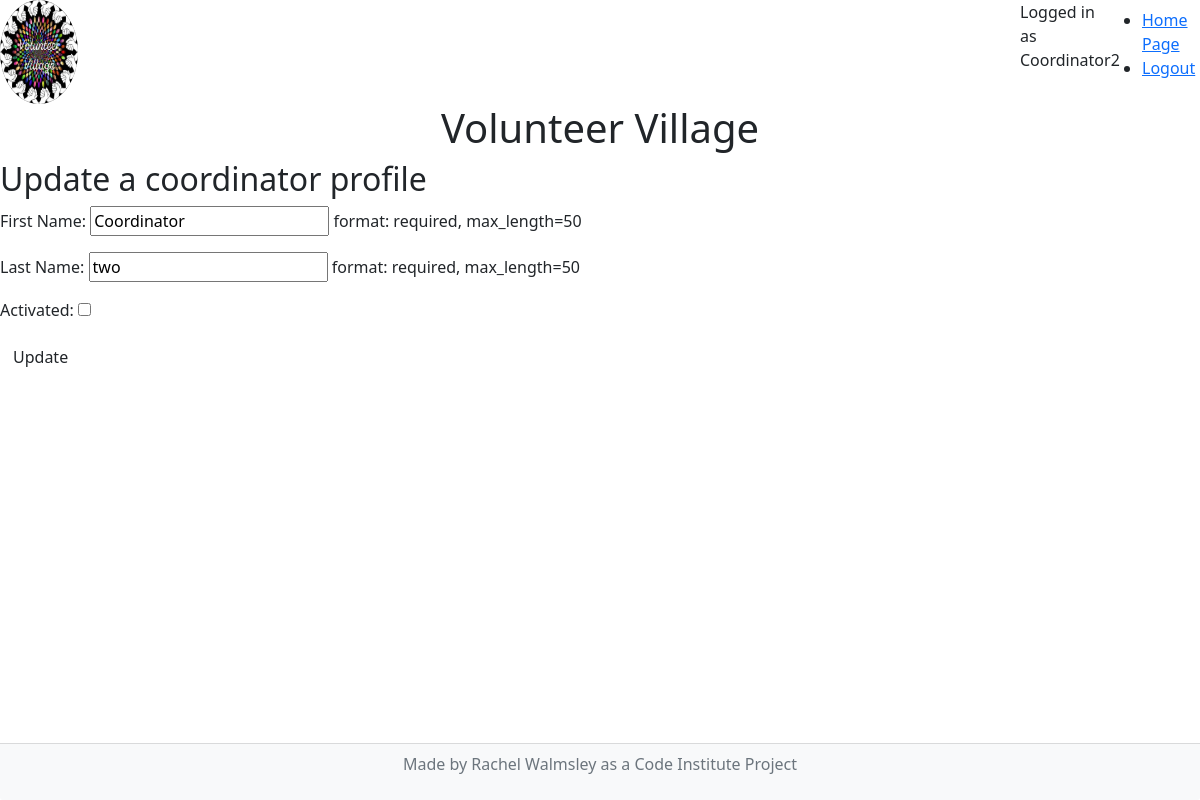
The app's page /coordinator/update_profile/5 (signed in), older data.
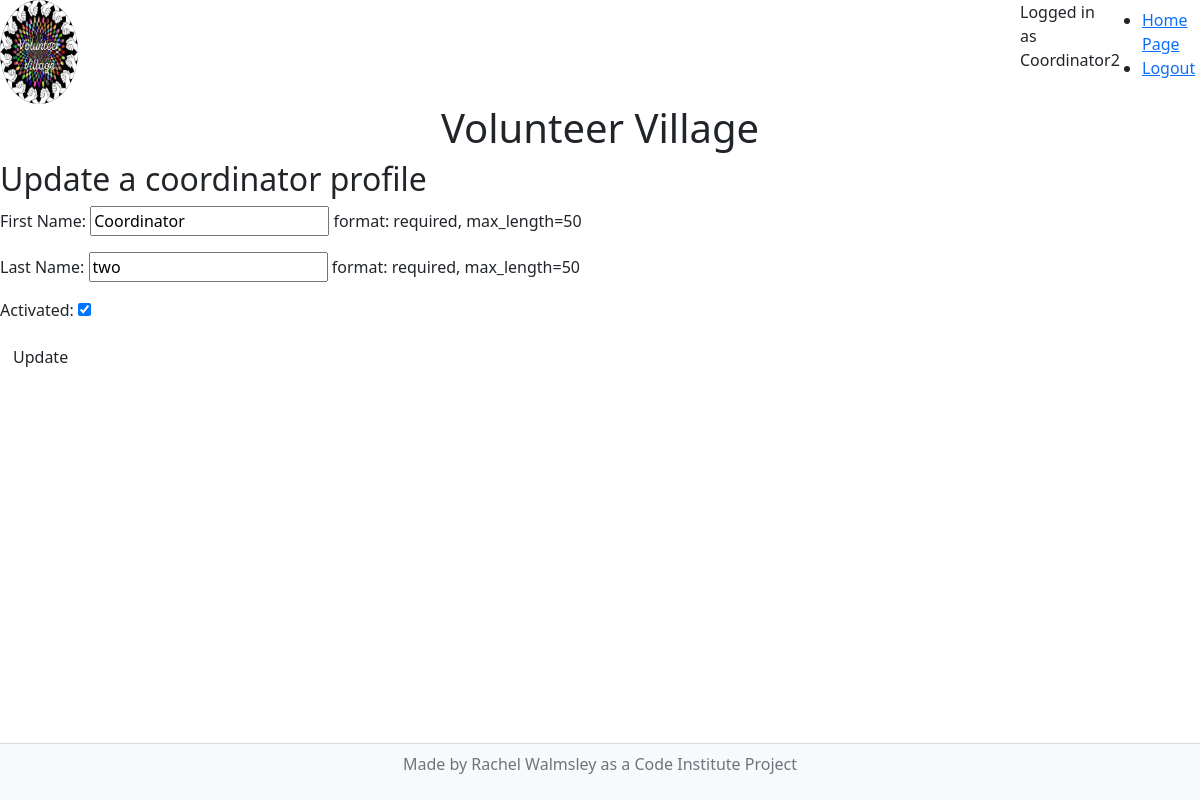
The same page, newer data.
### coordinator/models.py (models this page shows, shortened)
class CoordinatorProfile(models.Model):
    user_name = models.OneToOneField(User, on_delete=models.CASCADE)
    fname = models.CharField(
        max_length=50,
        null=False,
        blank=False,
        verbose_name='First Name',
        help_text='format: required, max_length=50',
    )
    lname = models.CharField(
        max_length=50,
        null=False,
        blank=False,
        verbose_name='Last Name',
        help_text='format: required, max_length=50',
    )
    activated = models.BooleanField(
        default=False,
    )

### coordinator/views.py (the view)
# urls.py: path("coordinator/update_profile/<id>", views.edit_profile_co, name="updateco"),
def edit_profile_co(request, id):
    pk_logged_in = request.user.pk
    role = get_object_or_404(Role, id=pk_logged_in)
    co_profile_all=CoordinatorProfile.objects.filter().values() #gives the queryset with all details
    print(co_profile_all)
    co_profile = id #get_object_or_404(CoordinatorProfile, lname="one").id
    print(co_profile)
    profile = get_object_or_404(CoordinatorProfile, id=co_profile)
    if request.method == 'POST':
        form = ProfileFormCoUpdate(request.POST, instance=profile)
        if form.is_valid():
            form.save()
            messages.add_message(request, messages.SUCCESS, 'Coordinator information updated!')
            return redirect('dashboard')
    form = ProfileFormCoUpdate(instance = profile)
    context = {
        'form': form,
        'profile': profile,
        'pk_logged_in': pk_logged_in,
        'role': role,
    }
    return render(request, 'coordinator/update_profile.html', context)

### coordinator/forms.py
class ProfileFormCoUpdate(forms.ModelForm):
    class Meta:
        model = CoordinatorProfile
        fields = ('fname', 'lname','activated',)

### templates/coordinator/update_profile.html (shortened to what this page needs)
{% extends "base.html" %}
{% block content %}
<h2>Update a coordinator profile</h2>
{% if user.is_authenticated %}
<form method="post">
    {{ form.as_p }}
    <button type="submit" class="btn">Update</button>
</form>
{% endif %}
{% endblock %}

### templates/base.html (shortened to what this page needs)
{% load static %}
<!DOCTYPE html>
<html lang="en">
<head>
    <link href="https://cdn.jsdelivr.net/npm/bootstrap@5.0.1/dist/css/bootstrap.min.css" rel="stylesheet"
>
</head>
<body>
    <div class="row">
    <img class="rounded-circle img-responsive col-3 col-lg-1" id="logo" src="{% static 'images/logo.jpg' %}" alt="logo for volunteer village of hands">
    <div class="col-6 col-lg-9">
    </div>
    <div class="col-1">
    {% if user.is_authenticated %}
        <p>Logged in as {{ user }}</p>
    {% else %}
        <p>Not logged in</p>
    {% endif %}
    </div>
    <nav class="navbar navbar-nav navbar-fixed-top navbar-right col-3 col-lg-1">
        <ul>
            <li>
                <a href="{% url 'index' %}">Home Page</a>
            </li>
            {% if user.is_authenticated %}
                <li>
                    <a href="{% url 'account_logout' %}">Logout</a>
                </li>
            {% endif %}
        </ul>
    </nav>
    </div>
    <div class="row">
    <h1 class="text-center">
        Volunteer Village
    </h1>
    </div>
    <main>
        {% block content %}{% endblock content %}
    </main>
    <footer class="fixed-bottom">
        <div class="card-footer bg-light style="--bs-bg-opacity: 1;"">
        <p class="text-center text-muted">Made by Rachel Walmsley as a Code Institute Project</p>
        </div>
    </footer>
</body>
</html>

Row changes from the older to the newer data that the page shows:
changed CoordinatorProfile "Coordinator": activated "☐" → "☑"
